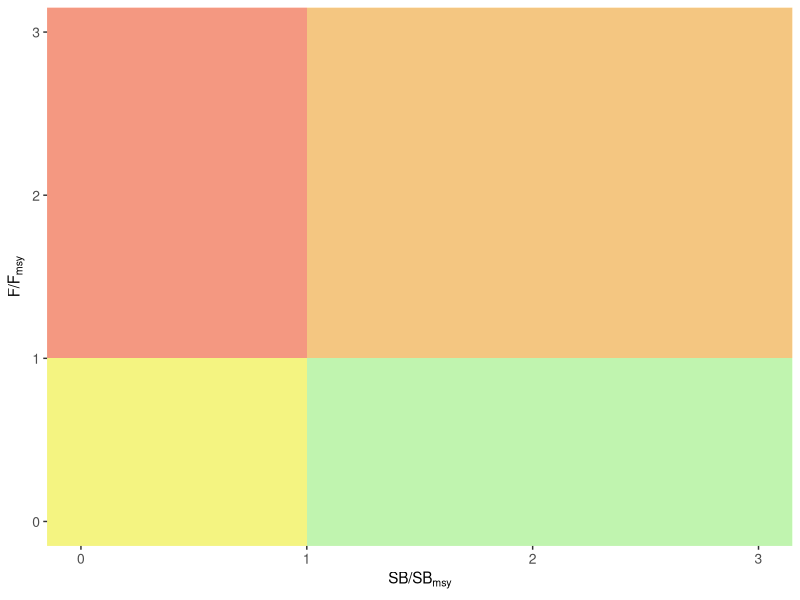
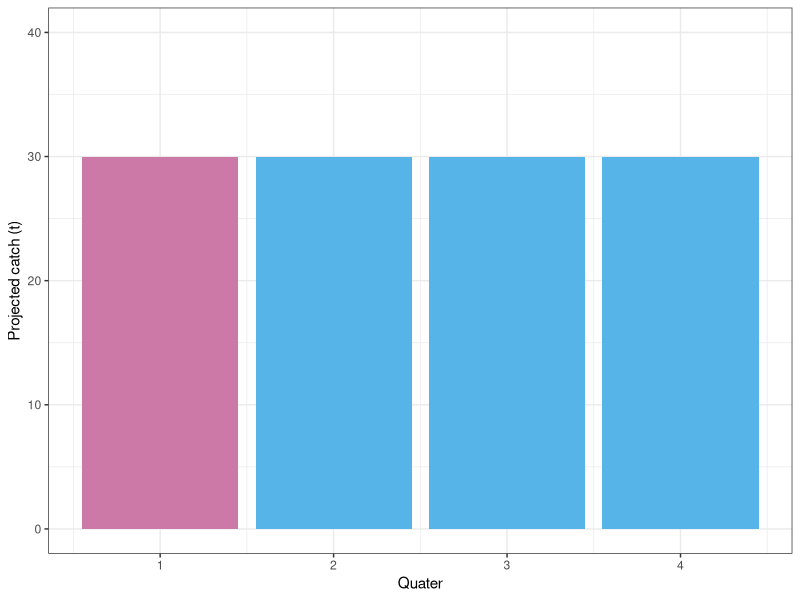
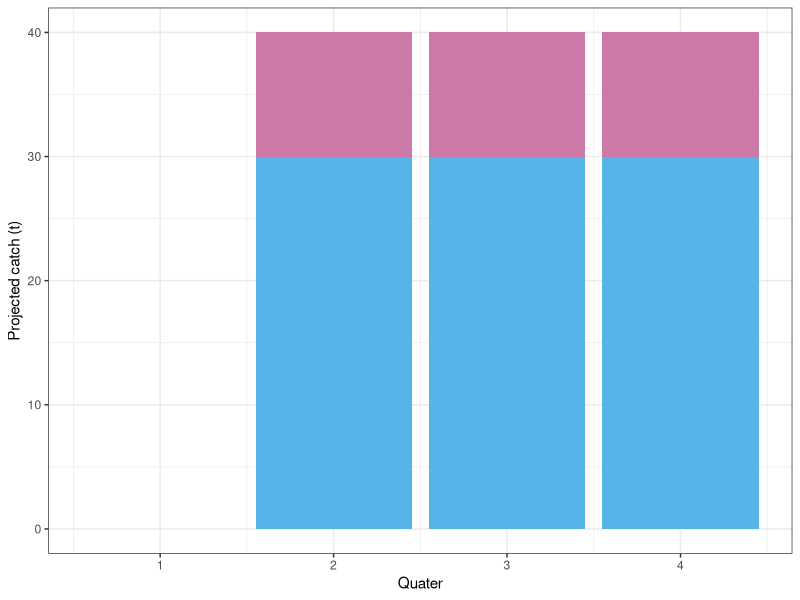
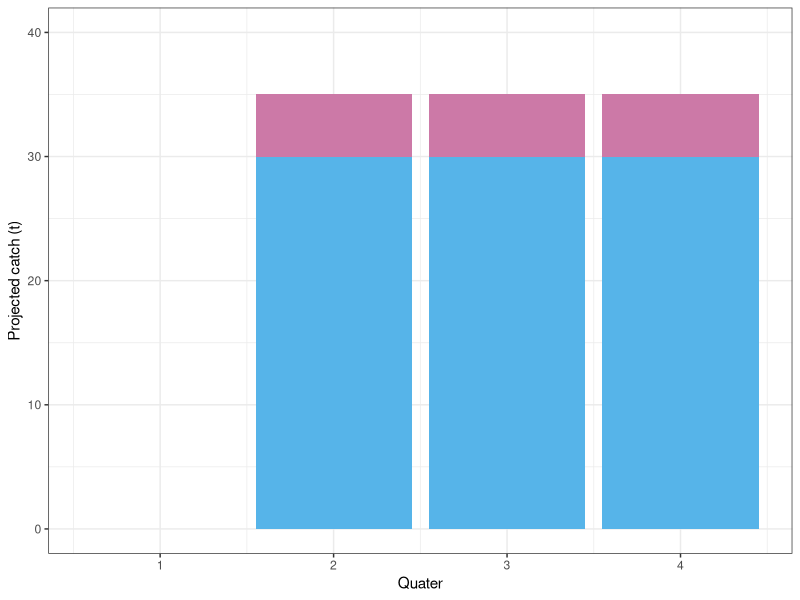
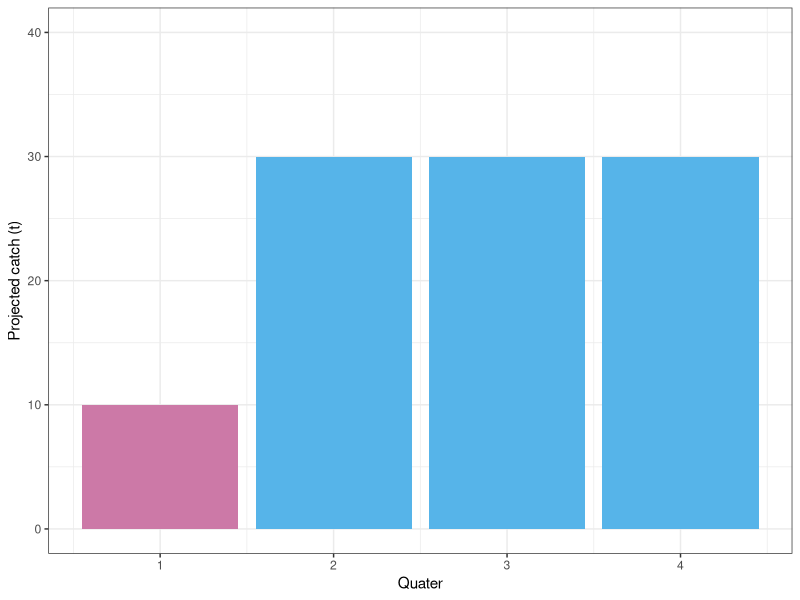

Reproduce these figures in R, in order.
## ---- chunk 1
#| fig-height: 5
#| fig-width: 6
#| fig-dpi: 400
#| fig-align: center
require(ggplot2)
datapoly = data.frame(id = rep(1:4, each = 5), 
                      x = c(1,1,20,20,1,-1,-1,1,1,-1,-1,-1,1,1,-1,1,1,20,20,1),
                      y = c(1,-1,-1,1,1,1,-1,-1,1,1,20,1,1,20,20,20,1,1,20,20))
ggplot(data = datapoly, aes(x = x, y = y)) +
       geom_polygon(aes(fill = factor(id), group = factor(id)), alpha = 0.45) +
       coord_cartesian(xlim = c(0,3), ylim = c(0,3)) +
       ylab(expression('F/'*F[msy])) + xlab(expression('SB/'*SB[msy])) +
       scale_fill_manual(values = c('#8cff66', '#ffff00', '#ff3300', '#ff9900')) +
       theme(panel.grid.major = element_blank(), panel.grid.minor = element_blank(),
             axis.text = element_text(size = 10),
             strip.background = element_blank(),
             legend.position = 'none') 
## ---- chunk 2
#| fig-height: 5
#| fig-width: 6
#| fig-dpi: 400
#| fig-align: center
require(ggplot2)
mydat = data.frame(quarter = c(1,2,3,4), x = c(30, 30, 30, 30))

ggplot(data=mydat, aes(x=quarter, y=x, fill = as.factor(quarter))) +
  geom_bar(stat="identity") +
  coord_cartesian(ylim = c(0, 40)) +
  theme_bw() +
  xlab('Quater') + ylab('Projected catch (t)') +
  theme(legend.position = 'none') +
  scale_fill_manual(values=c("#CC79A7", "#56B4E9", "#56B4E9", "#56B4E9"))
## ---- chunk 3
#| fig-height: 5
#| fig-width: 6
#| fig-dpi: 400
#| fig-align: center
require(ggplot2)
mydat = data.frame(quarter = rep(c(1,2,3,4), each = 2), 
                   type = rep(c('base', 'extra'), times = 4),
                   x = c(0, 0, 10, 30, 10, 30, 10, 30))

ggplot(data=mydat, aes(x=quarter, y=x, fill = type)) +
  geom_bar(stat="identity") +
  coord_cartesian(ylim = c(0, 40)) +
  theme_bw() +
  xlab('Quater') + ylab('Projected catch (t)') +
  theme(legend.position = 'none')+
  scale_fill_manual(values=c("#CC79A7", "#56B4E9"))
## ---- chunk 4
#| fig-height: 5
#| fig-width: 6
#| fig-dpi: 400
#| fig-align: center
require(ggplot2)
mydat = data.frame(quarter = rep(c(1,2,3,4), each = 2), 
                   type = rep(c('base', 'extra'), times = 4),
                   x = c(0, 0, 5, 30, 5, 30, 5, 30))

ggplot(data=mydat, aes(x=quarter, y=x, fill = type)) +
  geom_bar(stat="identity") +
  coord_cartesian(ylim = c(0, 40)) +
  theme_bw() +
  xlab('Quater') + ylab('Projected catch (t)') +
  theme(legend.position = 'none')+
  scale_fill_manual(values=c("#CC79A7", "#56B4E9"))
## ---- chunk 5
#| fig-height: 5
#| fig-width: 6
#| fig-dpi: 400
#| fig-align: center
require(ggplot2)
mydat = data.frame(quarter = rep(c(1,2,3,4), each = 2), 
                   type = rep(c('base', 'extra'), times = 4),
                   x = c(10, 0, 0, 30, 0, 30, 0, 30))

ggplot(data=mydat, aes(x=quarter, y=x, fill = type)) +
  geom_bar(stat="identity") +
  coord_cartesian(ylim = c(0, 40)) +
  theme_bw() +
  xlab('Quater') + ylab('Projected catch (t)') +
  theme(legend.position = 'none')+
  scale_fill_manual(values=c("#CC79A7", "#56B4E9"))
